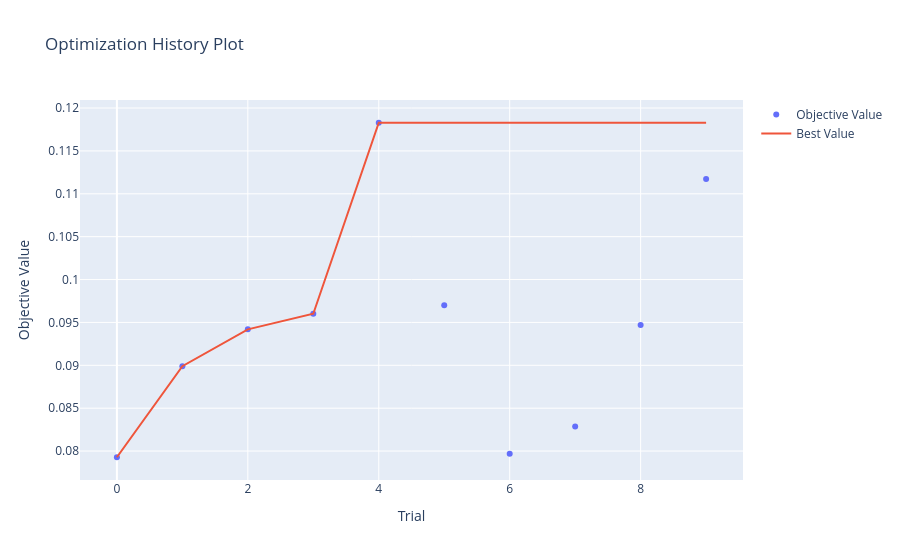

Notebook source saved alongside this figure:
### Code cell
plot_optimization_history(study)

### Figure 1 — Plotly figure (JSON) as saved in the notebook; plotly's stock layout.template omitted (floating-point values rounded to 4 significant figures)
{"data": [{"mode": "markers", "name": "Objective Value", "type": "scatter", "x": [0, 1, 2, 3, 4, 5, 6, 7, 8, 9], "y": [0.07928, 0.0899, 0.09419, 0.09602, 0.1183, 0.09701, 0.0797, 0.08288, 0.09471, 0.1117]}, {"mode": "lines", "name": "Best Value", "type": "scatter", "x": [0, 1, 2, 3, 4, 5, 6, 7, 8, 9], "y": [0.07928, 0.0899, 0.09419, 0.09602, 0.1183, 0.1183, 0.1183, 0.1183, 0.1183, 0.1183]}, {"marker": {"color": "#cccccc"}, "mode": "markers", "name": "Infeasible Trial", "showlegend": false, "type": "scatter", "x": [], "y": []}], "layout": {"title": {"text": "Optimization History Plot"}, "xaxis": {"title": {"text": "Trial"}}, "yaxis": {"title": {"text": "Objective Value"}}}}
